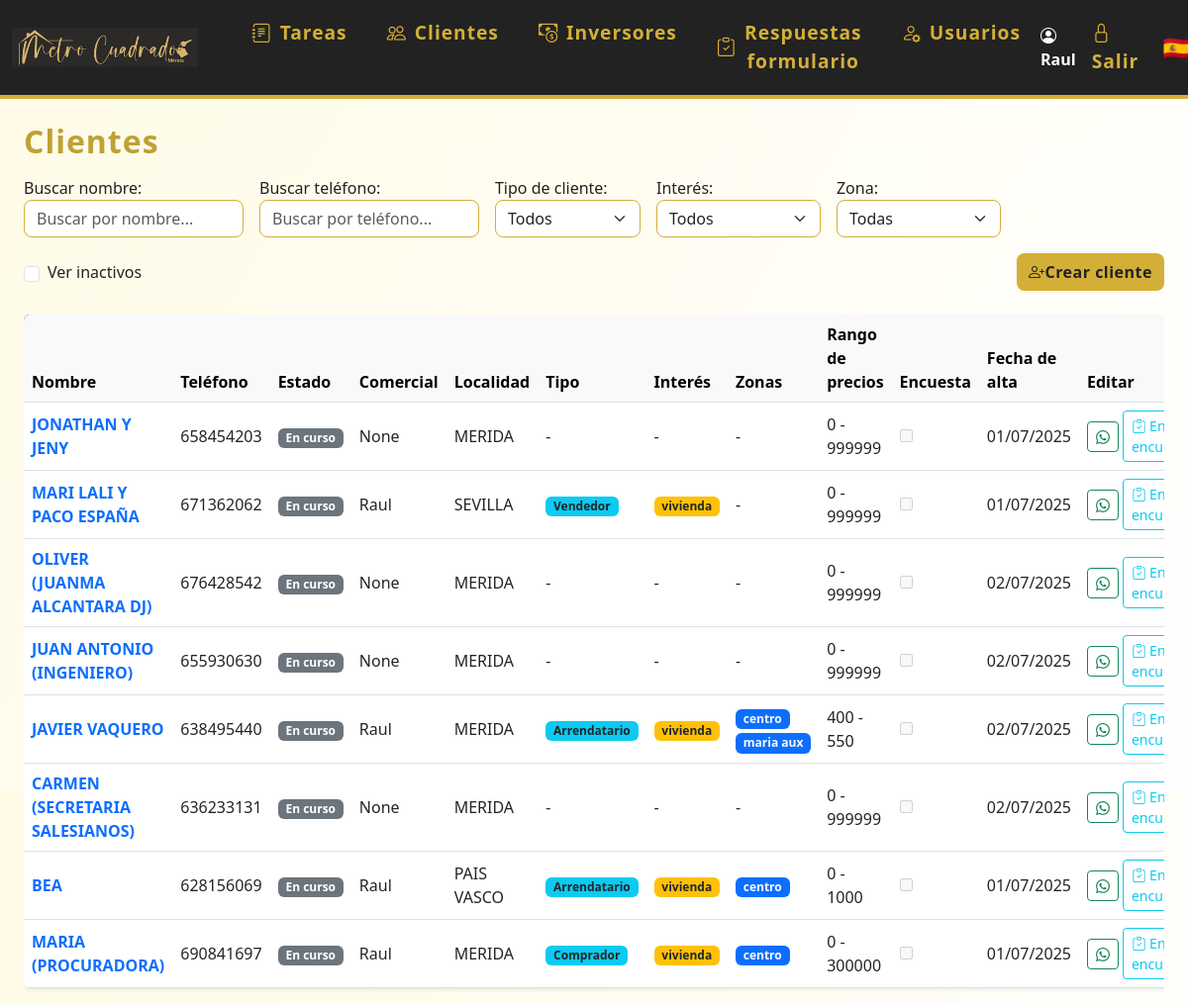
Screenshot of /clientes (signed in) with the database file from the repository.
### models.py (models this page shows)
class Usuario(UserMixin, db.Model):
    id = db.Column(db.Integer, primary_key=True)
    nombre = db.Column(db.String(80), unique=True, nullable=False)
    password = db.Column(db.String(200), nullable=False)
    es_admin = db.Column(db.Boolean, default=False)
    color = db.Column(db.String(7), nullable=True, default='#3788d8') # Color en formato hex, e.g., #RRGGBB
    email = db.Column(db.String(120), unique=True, nullable=True)
    telefono = db.Column(db.String(20), unique=True, nullable=True)
    activo = db.Column(db.Boolean, default=True)  # Nuevo campo para desactivar usuario
    eventos = db.relationship('Evento', backref='usuario', lazy=True)
    tareas = db.relationship('Tarea', back_populates='usuario')

class Cliente(db.Model):
    id = db.Column(db.Integer, primary_key=True)
    nombre = db.Column(db.String(120), nullable=False)
    email = db.Column(db.String(120), unique=True, nullable=True)
    telefono = db.Column(db.String(20), unique=True)
    estado = db.Column(db.String(20), nullable=False, default='en_curso') # en_curso, ha_comprado, cancelado
    localidad = db.Column(db.String(120), nullable=True)
    observaciones = db.Column(db.Text, nullable=True)
    tipo_cliente = db.Column(db.String(50), nullable=True)
    interes = db.Column(db.Text, nullable=True)
    zonas = db.Column(db.Text, nullable=True)
    precio_min = db.Column(db.Integer, nullable=True)
    precio_max = db.Column(db.Integer, nullable=True)
    encuesta_enviada = db.Column(db.Boolean, default=False)
    comercial_id = db.Column(db.Integer, db.ForeignKey('usuario.id'), nullable=True)
    fecha_creacion = db.Column(db.DateTime, default=datetime.utcnow)
    activo = db.Column(db.Boolean, default=True)  # Nuevo campo para desactivar cliente
    eventos = db.relationship('Evento', backref='cliente', lazy=True)
    tareas = db.relationship('Tarea', back_populates='cliente')
    visto_por = db.Column(db.Integer, db.ForeignKey('cliente.id'), nullable=True)

### app.py (the view)
@app.route('/clientes')
@login_required
def clientes():
    estado = request.args.get('estado')
    tipo_cliente = request.args.get('tipo_cliente')
    interes = request.args.get('interes')
    mostrar_inactivos = request.args.get('inactivos') == '1'
    query = Cliente.query
    if not mostrar_inactivos:
        query = query.filter_by(activo=True)
    if estado:
        query = query.filter_by(estado=estado)
    if tipo_cliente:
        query = query.filter_by(tipo_cliente=tipo_cliente)
    if interes:
        query = query.filter(Cliente.interes != None).filter(Cliente.interes.like(f"%{interes}%"))
    clientes = query.all()
    from datetime import datetime, time
    def fecha_hora_ultima_tarea(cliente):
        if cliente.tareas:
            return max((datetime.combine(t.fecha, t.hora or time.min) for t in cliente.tareas if t.fecha), default=None)
        return None
    clientes.sort(key=lambda c: fecha_hora_ultima_tarea(c) or datetime.min, reverse=True)
    usuarios_dict = {u.id: u.nombre for u in Usuario.query.all()}
    return render_template('clientes.html', clientes=clientes, usuarios_dict=usuarios_dict)

### app.py (called while the page is built)
@login_manager.user_loader
def load_user(user_id):
    return Usuario.query.get(int(user_id))

### templates/clientes.html (shortened to what this page needs)
{% extends 'base.html' %}
{% block content %}
<h2 class="mb-3">Clientes</h2>
<form method="get" class="mb-4" style="max-width:1300px;display:flex;gap:16px;align-items:end;flex-wrap:wrap;">
  <div style="display:flex;flex:1;gap:16px;align-items:end;flex-wrap:wrap;">
    <div style="flex:1;min-width:200px;">
        <label for="buscadorCliente">Buscar nombre:</label>
        <input type="text" id="buscadorCliente" placeholder="Buscar por nombre..." class="form-control" style="min-width:180px;">
    </div>
    <div style="flex:1;min-width:200px;">
        <label for="buscadorTelefono">Buscar teléfono:</label>
        <input type="text" id="buscadorTelefono" placeholder="Buscar por teléfono..." class="form-control" style="min-width:180px;">
    </div>
    <div>
        <label for="tipo_cliente">Tipo de cliente:</label>
        <select name="tipo_cliente" id="tipo_cliente" class="form-select" onchange="this.form.submit()">
            <option value="">Todos</option>
        </select>
    </div>
    <div>
        <label for="interes">Interés:</label>
        <select name="interes" id="interes" class="form-select" onchange="this.form.submit()">
            <option value="">Todos</option>
        </select>
    </div>
    <div>
        <label for="zona">Zona:</label>
        <select name="zona" id="zona" class="form-select" onchange="this.form.submit()">
            <option value="">Todas</option>
        </select>
    </div>
    <div style="align-self:end;min-width:120px;max-width:180px;display:flex;align-items:center;height:38px;white-space:nowrap;">
        <input class="form-check-input me-2" type="checkbox" value="1" id="mostrarInactivos" name="inactivos" onchange="this.form.submit()" {% if request.args.get('inactivos') == '1' %}checked{% endif %}>
        <label class="form-check-label" for="mostrarInactivos" style="margin-bottom:0;">Ver inactivos</label>
    </div>
  </div>
  <a href="/crear_cliente" class="btn btn-primary" style="height:38px;display:flex;align-items:center;align-self:end;margin-left:auto;"><i class="bi bi-person-plus"></i> Crear cliente</a>
</form>
<div class="table-responsive">
<table class="table table-hover align-middle shadow-sm bg-white rounded" style="min-width:1300px;">
    <thead class="table-light">
        <tr>
            <th>Nombre</th>
            <th>Teléfono</th>
            <th>Estado</th>
            <th>Comercial</th>
            <th>Localidad</th>
            <th>Tipo</th>
            <th>Interés</th>
            <th>Zonas</th>
            <th>Rango de precios</th>
            <th>Encuesta</th>
            <th>Fecha de alta</th>
            <th>Editar</th>
        </tr>
    </thead>
    <tbody>
    {% for cliente in clientes %}
        <tr>
            <td>
                <a href="/editar_cliente/{{ cliente.id }}" class="fw-bold text-decoration-none">{{ cliente.nombre }}</a>
            </td>
            <td>{{ cliente.telefono }}</td>
            <td>
                <span class="badge bg-secondary">
                  {% if cliente.estado == 'pendiente' %}Standby{% else %}{{ cliente.estado.replace('_', ' ').capitalize() }}{% endif %}
                </span>
            </td>
            <td>{{ cliente.comercial_id if not cliente.comercial_id else (usuarios_dict[cliente.comercial_id] if usuarios_dict and cliente.comercial_id in usuarios_dict else 'Sin asignar') }}</td>
            <td>{{ cliente.localidad or '-' }}</td>
            <td>
                {% if cliente.tipo_cliente %}
                  <span class="badge bg-info text-dark">{{ cliente.tipo_cliente.capitalize() }}</span>
                {% else %}-{% endif %}
            </td>
            <td>
                {% if cliente.interes %}
                  {% for interes in cliente.interes.split(',') %}
                    <span class="badge bg-warning text-dark">{{ interes }}</span>
                  {% endfor %}
                {% else %}-{% endif %}
            </td>
            <td>
                {% if cliente.zonas %}
                  {% for zona in cliente.zonas.split(',') %}
                    <span class="badge bg-primary text-light">{{ zona }}</span>
                  {% endfor %}
                {% else %}-{% endif %}
            </td>
            <td>
              {{ cliente.precio_min if cliente.precio_min is not none else 0 }} - {{ cliente.precio_max if cliente.precio_max is not none else 999999 }}
            </td>
            <td><input type="checkbox" disabled {% if cliente.encuesta_enviada %}checked{% endif %}></td>
            <td>{% if cliente.fecha_creacion %}{{ cliente.fecha_creacion.strftime('%d/%m/%Y') }}{% else %}-{% endif %}</td>
            <td>
              <div class="d-inline-flex align-items-center gap-1">
                {% if cliente.telefono %}
                  <a href="https://wa.me/{{ cliente.telefono|replace(' ', '') }}" title="Enviar WhatsApp" class="btn btn-outline-success btn-sm whatsapp-btn" data-telefono="{{ cliente.telefono|replace(' ', '') }}">
                    <i class="bi bi-whatsapp"></i>
                  </a>
                  {% if not cliente.encuesta_enviada %}
                    <a href="#" class="btn btn-outline-info btn-sm encuesta-btn" data-telefono="{{ cliente.telefono|replace(' ', '') }}" data-nombre="{{ cliente.nombre|urlencode }}" title="Enviar encuesta">
                      <i class="bi bi-clipboard-check"></i> Enviar encuesta
                    </a>
                  {% endif %}
                {% endif %}
              </div>
            </td>
        </tr>
    {% else %}
        <tr><td colspan="14"><em>No hay clientes registrados.</em></td></tr>
    {% endfor %}
    </tbody>
</table>
</div>
{% endblock %}

### templates/base.html (shortened to what this page needs)
<!DOCTYPE html>
<html lang="es">
<head>
    <link rel="stylesheet" href="https://cdn.jsdelivr.net/npm/bootstrap@5.3.0/dist/css/bootstrap.min.css">
    <link rel="stylesheet" href="{{ url_for('static', filename='estilos.css') }}">
    <link rel="stylesheet" href="https://cdn.jsdelivr.net/npm/bootstrap-icons@1.10.5/font/bootstrap-icons.css">
</head>
<body class="d-flex flex-column vh-100">
{% if request.path != '/login' %}
<nav class="navbar navbar-expand-lg mb-4">
  <div class="container-fluid">
    <a class="navbar-brand d-flex align-items-center" href="/">
      <img src="{{ url_for('static', filename='logoraul.png') }}" alt="Logo" style="height:70px;margin-right:18px;">
    </a>
    <div class="collapse navbar-collapse" id="navbarNav">
      <ul class="navbar-nav me-auto mb-2 mb-lg-0">
        <li class="nav-item mx-1">
          <a class="nav-link btn btn-outline-success rounded-pill px-3 d-flex align-items-center gap-2" href="/">
            <i class="bi bi-journal-text"></i> Tareas
          </a>
        </li>
        <li class="nav-item mx-1">
          <a class="nav-link btn btn-outline-primary rounded-pill px-3 d-flex align-items-center gap-2" href="/clientes">
            <i class="bi bi-people"></i> Clientes
          </a>
        </li>
        <li class="nav-item mx-1">
          <a class="nav-link btn btn-outline-danger rounded-pill px-3 d-flex align-items-center gap-2" href="/inversores">
            <i class="bi bi-cash-coin"></i> Inversores
          </a>
        </li>
        {% if current_user.is_authenticated %}
        <li class="nav-item mx-1">
          <a class="nav-link btn btn-outline-secondary rounded-pill px-3 d-flex align-items-center gap-2" href="/respuestas_formulario">
            <i class="bi bi-clipboard-check"></i> Respuestas formulario
          </a>
        </li>
        {% endif %}
        {% if current_user.is_authenticated and current_user.es_admin %}
        <li class="nav-item mx-1">
          <a class="nav-link btn btn-outline-dark rounded-pill px-3 d-flex align-items-center gap-2" href="/usuarios">
            <i class="bi bi-person-gear"></i> Usuarios
          </a>
        </li>
        {% endif %}
      </ul>
      <ul class="navbar-nav align-items-center">
        {% if current_user.is_authenticated %}
        <li class="nav-item me-2">
          <span class="navbar-text fw-bold text-white"><i class="bi bi-person-circle"></i> {{ current_user.nombre }}</span>
        </li>
        <li class="nav-item"><a class="nav-link" href="/logout" title="Salir"><span class="bi bi-lock"></span> Salir</a></li>
        {% else %}
        <li class="nav-item"><a class="nav-link" href="/login" title="Entrar"><span class="bi bi-lock"></span> Entrar</a></li>
        {% endif %}
        <li class="nav-item ms-3"><span class="fs-4">🇪🇸</span></li>
      </ul>
    </div>
  </div>
</nav>
{% endif %}
<div class="container-fluid flex-grow-1 d-flex flex-column px-4">
    {% block content %}{% endblock %}
</div>
</body>
</html>

### static/estilos.css (style rules this page uses)
body { background: linear-gradient(120deg, #fffbe6 0%, #fff 100%); font-family: 'Segoe UI', 'Arial', sans-serif; color: #222; }
.navbar { background: #222 !important; border-bottom: 4px solid #d4af37; }
.navbar-brand, .navbar-nav .nav-link { color: #d4af37 !important; font-weight: 600; font-size: 1.2rem; letter-spacing: 1px; }
.navbar-brand img { height: 40px; margin-right: 10px; }
.btn-primary, .btn-success { background: #d4af37; border: none; color: #222; font-weight: 600; border-radius: 8px; box-shadow: 0 1px 4px rgba(212,175,55,0.10), 0 0 0 0 #d4af37; letter-spacing: 0.5px; transition: background 0.2s, color 0.2s, box-shadow 0.2s; }
.table thead { background: #222; color: #d4af37; }
h2 { color: #bfa134; font-weight: 700; letter-spacing: 1px; margin-bottom: 1.2rem; }
.form-control, .form-select { border-radius: 8px; border: 1.5px solid #d4af37; box-shadow: none; transition: border 0.2s, box-shadow 0.2s; }
.table { border-radius: 12px; overflow: hidden; box-shadow: 0 1px 8px rgba(212,175,55,0.07); }

### rows the page displays
Usuario: nombre "Raul"
Cliente: nombre "JONATHAN Y JENY", telefono "658454203", estado.replace "En curso", comercial "None", localidad "MERIDA", precio_min "0", precio_max "999999", fecha_creacion "01/07/2025"
Cliente: nombre "MARI LALI Y PACO ESPAÑA", telefono "671362062", estado.replace "En curso", nombre "Raul", localidad "SEVILLA", tipo_cliente "Vendedor", interes "vivienda", precio_min "0", precio_max "999999", fecha_creacion "01/07/2025"
Cliente: nombre "OLIVER (JUANMA ALCANTARA DJ)", telefono "676428542", estado.replace "En curso", comercial "None", localidad "MERIDA", precio_min "0", precio_max "999999", fecha_creacion "02/07/2025"
Cliente: nombre "JUAN ANTONIO (INGENIERO)", telefono "655930630", estado.replace "En curso", comercial "None", localidad "MERIDA", precio_min "0", precio_max "999999", fecha_creacion "02/07/2025"
Cliente: nombre "JAVIER VAQUERO", telefono "638495440", estado.replace "En curso", nombre "Raul", localidad "MERIDA", tipo_cliente "Arrendatario", interes "vivienda", zona "centro" "maria aux", precio_min "400", precio_max "550", fecha_creacion "02/07/2025"
Cliente: nombre "CARMEN (SECRETARIA SALESIANOS)", telefono "636233131", estado.replace "En curso", comercial "None", localidad "MERIDA", precio_min "0", precio_max "999999", fecha_creacion "02/07/2025"
Cliente: nombre "BEA", telefono "628156069", estado.replace "En curso", nombre "Raul", localidad "PAIS VASCO", tipo_cliente "Arrendatario", interes "vivienda", zonas "centro", precio_min "0", precio_max "1000", fecha_creacion "01/07/2025"
Cliente: nombre "MARIA (PROCURADORA)", telefono "690841697", estado.replace "En curso", nombre "Raul", localidad "MERIDA", tipo_cliente "Comprador", interes "vivienda", zonas "centro", precio_min "0", precio_max "300000", fecha_creacion "01/07/2025"
